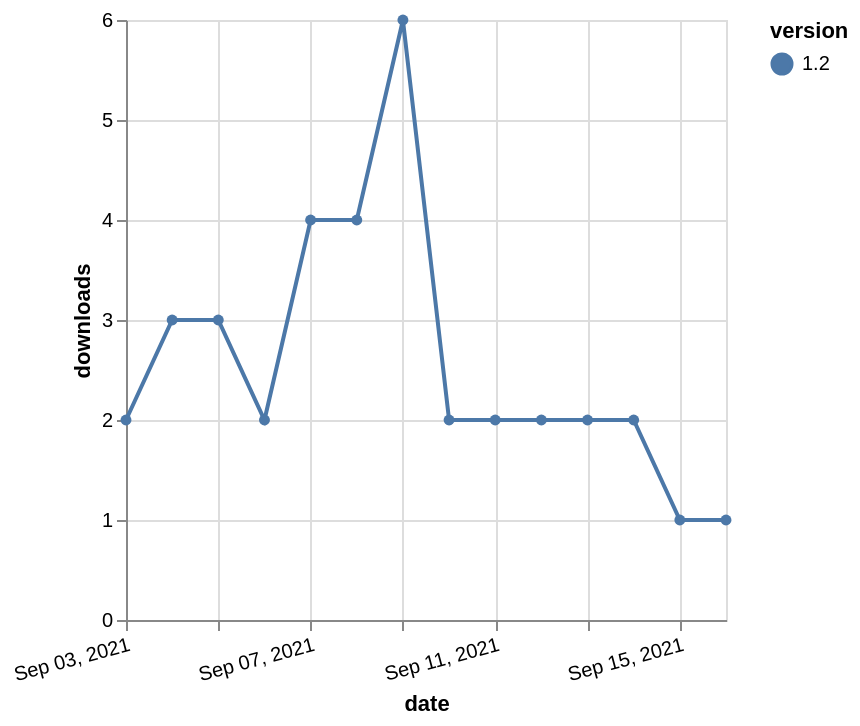

This figure's Vega-Lite source:
### Vega-Lite specification from a JSON file in a GitHub repository (floating-point values rounded to 4 significant figures)
{"$schema": "https://vega.github.io/schema/vega-lite/v5.json", "description": "A simple bar chart with embedded data.", "data": {"values": [{"date": "2021-09-03", "total": 2267, "delta": 2, "version": "1.2"}, {"date": "2021-09-04", "total": 2270, "delta": 3, "version": "1.2"}, {"date": "2021-09-05", "total": 2273, "delta": 3, "version": "1.2"}, {"date": "2021-09-06", "total": 2275, "delta": 2, "version": "1.2"}, {"date": "2021-09-07", "total": 2279, "delta": 4, "version": "1.2"}, {"date": "2021-09-08", "total": 2283, "delta": 4, "version": "1.2"}, {"date": "2021-09-09", "total": 2289, "delta": 6, "version": "1.2"}, {"date": "2021-09-10", "total": 2291, "delta": 2, "version": "1.2"}, {"date": "2021-09-11", "total": 2293, "delta": 2, "version": "1.2"}, {"date": "2021-09-12", "total": 2295, "delta": 2, "version": "1.2"}, {"date": "2021-09-13", "total": 2297, "delta": 2, "version": "1.2"}, {"date": "2021-09-14", "total": 2299, "delta": 2, "version": "1.2"}, {"date": "2021-09-15", "total": 2300, "delta": 1, "version": "1.2"}, {"date": "2021-09-16", "total": 2301, "delta": 1, "version": "1.2"}]}, "width": "container", "mark": {"type": "line", "point": {"filled": true}}, "encoding": {"x": {"field": "date", "type": "temporal", "timeUnit": "yearmonthdate", "title": "date", "axis": {"labelAngle": -15}}, "y": {"field": "delta", "type": "quantitative", "title": "downloads"}, "color": {"field": "version", "type": "nominal"}, "tooltip": {"field": "delta"}}}
